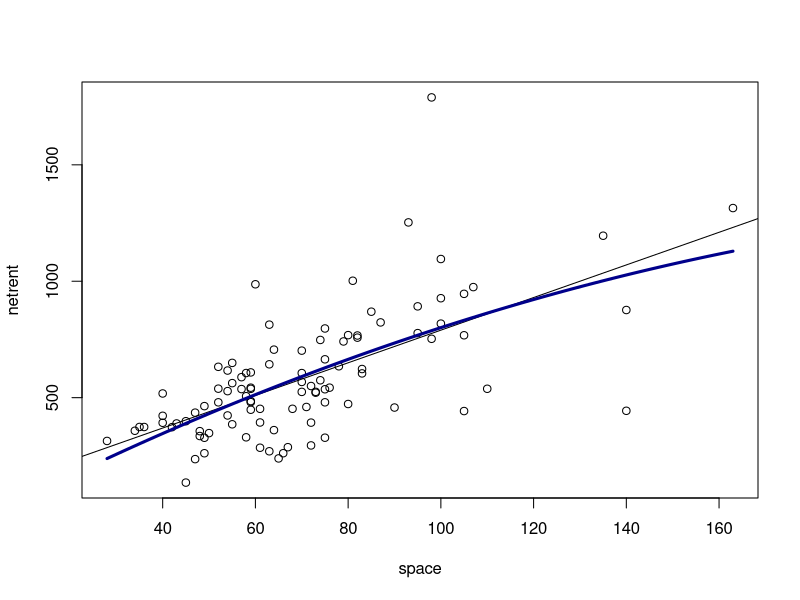

The R script that drew this image:
##########################################################################################
#   Regression (Quiz-03)                                                                 #
#   Date: 29th Jun 2023                                                                  #
##########################################################################################


# Preparations
rm(list = ls(all.names = TRUE))

# read the dataset
df <- read.csv('Dataset/Rent-17807.csv')

# head of the data
head(df)

# attached the variables
attach(df)

# sample size 
n <- nrow(df); n
# 99

# Models to estimate
# Model m1 : Explain netrent by space.
# Model m2 : Explain netrent by space and space^2.
# Model m3 : Explain netrent by rooms and year and space .
# Model m4 : Explain netrent by space and space^2 and year and kitchen.

m1 <- lm(netrent ~ space)
m2 <- lm(netrent ~ space + I(space^2), data = df)
m3 <- lm(netrent ~ rooms + year + space, data = df)



plot(space, netrent)
abline(m1)


b2_hat <- m2$coefficients; b2_hat


curve(b2_hat[1] + b2_hat[2]*x +b2_hat[3]*x^2, 
      col="darkblue",
      lwd = 3, add=TRUE)


